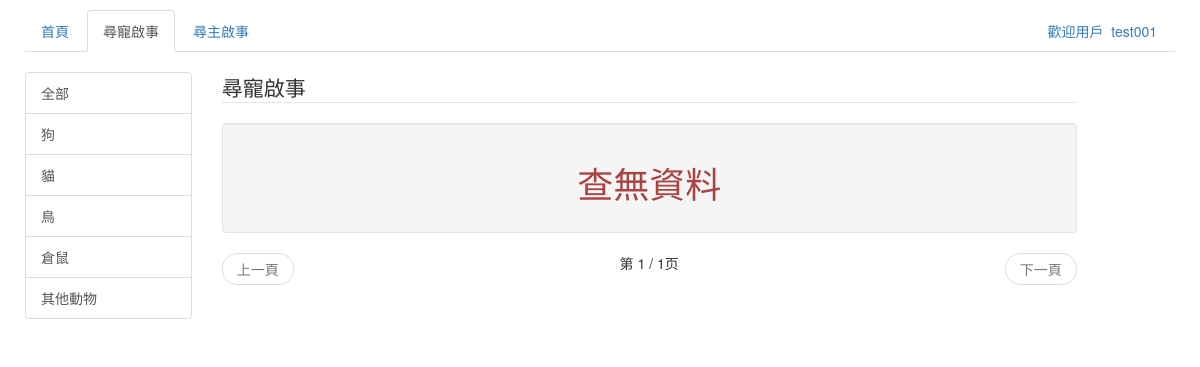
Page /Paws/FindPetPost/ (signed in) on the earlier database version.
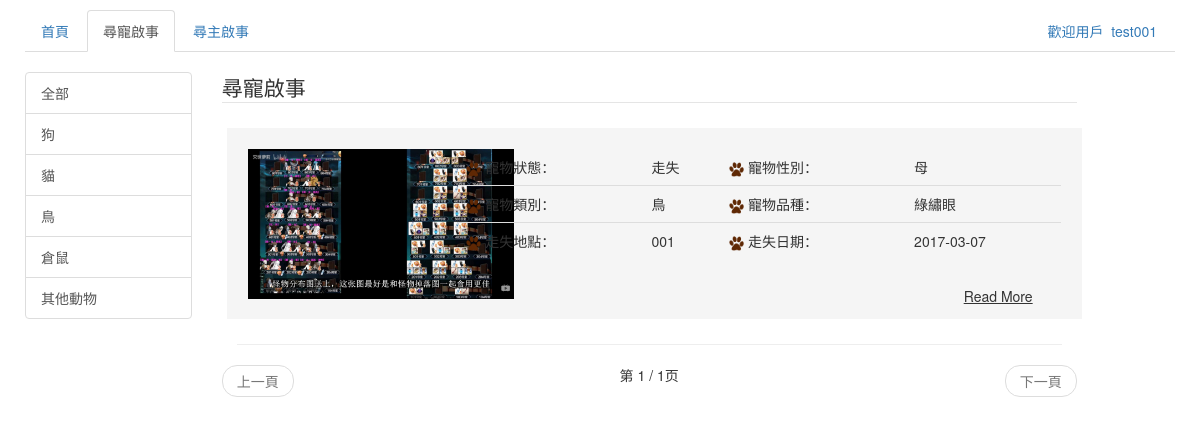
Same page on the later database version.
### backend/models.py (models this page shows)
class MyLostNotice(models.Model):
	flag = models.IntegerField(default=0)
	petimg = models.ImageField(upload_to='image')
	animal = models.CharField(max_length=50)
	pettype = models.CharField(max_length=50)
	petid = models.CharField(max_length=50)
	petcolor = models.CharField(max_length=50)
	petgender = models.CharField(max_length=50)
	size = models.CharField(max_length=50)
	ligation = models.CharField(max_length=50)
	petfeature = models.CharField(max_length=250)
	location = models.CharField(max_length=50)
	time = models.DateField(default=0)
	contactname = models.CharField(max_length=50)
	phonenumber = models.CharField(max_length=50)
	email = models.EmailField(max_length=100)
	class META:
 		ordering = ['-time']

### backend/views.py (the view)
def FindPetPost(req):
	if req.user.is_authenticated():
		user = req.user
		state = None
		animal_list = MyLostNotice.objects.values_list('animal', flat=True).distinct()
		query_animal = req.GET.get('animal')
		if query_animal == 'all' or (not query_animal):
			postlist = MyLostNotice.objects.filter(flag=1).order_by('-time')
		elif query_animal == u'其他動物':
			postlist = MyLostNotice.objects.filter(flag=1, animal__contains=query_animal).order_by('-time')
		else:
			postlist = MyLostNotice.objects.filter(flag=1, animal=query_animal).order_by('-time')
		paginator = Paginator(postlist, 5)
		page = req.GET.get('page')
		try:
			postlist = paginator.page(page)
		except PageNotAnInteger:
			postlist = paginator.page(1)
		except EmptyPage:
			postlist = paginator.page(paginator.num_pages)
	else:
		return HttpResponseRedirect(reverse('HomePage'))
	content = {
		'user': user,
		'postlist': postlist,
		'animal_list': animal_list,
		'query_animal': query_animal,
	}
	return render(req, 'FindPetPost.html', content)

### backend/templates/FindPetPost.html (shortened to what the changed rows need)
<!DOCTYPE html>
<html lang="zh-cmn-Hant">
    <head>
        <link href="/static/css/bootstrap.min.css" rel="stylesheet">
        <link href="/static/css/style.css" rel="stylesheet">
    </head>
    <body>
        <div class="container-fluid">
            <div class="row">
                <div class="col-md-9 ">
                    {% for mylostnotice in postlist %}
                        <div class="col-md-12 " id="div-data" style="background-color: #F5F5F5">
                            <div class="col-md-3" style="background-color: #F5F5F5">
                                <img src="/media/{{mylostnotice.petimg}}" alt="" id="pic"/>
                            </div>
                            <div class="col-md-9 ">
                                <table class="table" frame=void>
                                    <tbody>
                                        <tr>
                                            <td><img src="/static/images/logo.png" alt="" id="logo-small"/>    寵物狀態：</td>
                                            <td>走失</td>
                                            <td><img src="/static/images/logo.png" alt="" id="logo-small"/>    寵物性別：</td>
                                            <td>{{ mylostnotice.petgender }}</td>
                                        </tr>
                                        <tr>
                                            <td><img src="/static/images/logo.png" alt="" id="logo-small"/>    寵物類別：</td>
                                            <td>{{ mylostnotice.animal }}</td>
                                            <td><img src="/static/images/logo.png" alt="" id="logo-small"/>    寵物品種：</td>
                                            <td>{{ mylostnotice.pettype }}</td>
                                        </tr>
                                        <tr>
                                            <td><img src="/static/images/logo.png" alt="" id="logo-small"/>    走失地點：</td>
                                            <td>{{ mylostnotice.location }}</td>
                                            <td><img src="/static/images/logo.png" alt="" id="logo-small"/>    走失日期：</td>
                                            <td>{{ mylostnotice.time|date:"Y-m-d" }}</td>
                                        </tr>
                                    </tbody>
                                </table>
                                <div class="col-md-12 ">
                                    <button type="button" class="btn btn-default btn-readmore">Read More</button>
                                </div>
                            </div>
                        </div>
                        <div class="col-md-12 ">
                            <hr>
                        </div>
                    {% empty %}
                        <div class="well">
                            <h1 class="text-danger text-center">查無資料</h2>
                        </div>
                    {% endfor %}
                </div>
            </div>
        </div>
    </body>
</html>

Differences in the rows shown:
added MyLostNotice: petimg (picture), petgender "母", animal "鳥", pettype "綠繡眼", location "001", time "2017-03-07"
Other differences:
text no longer shown: "查無資料"
